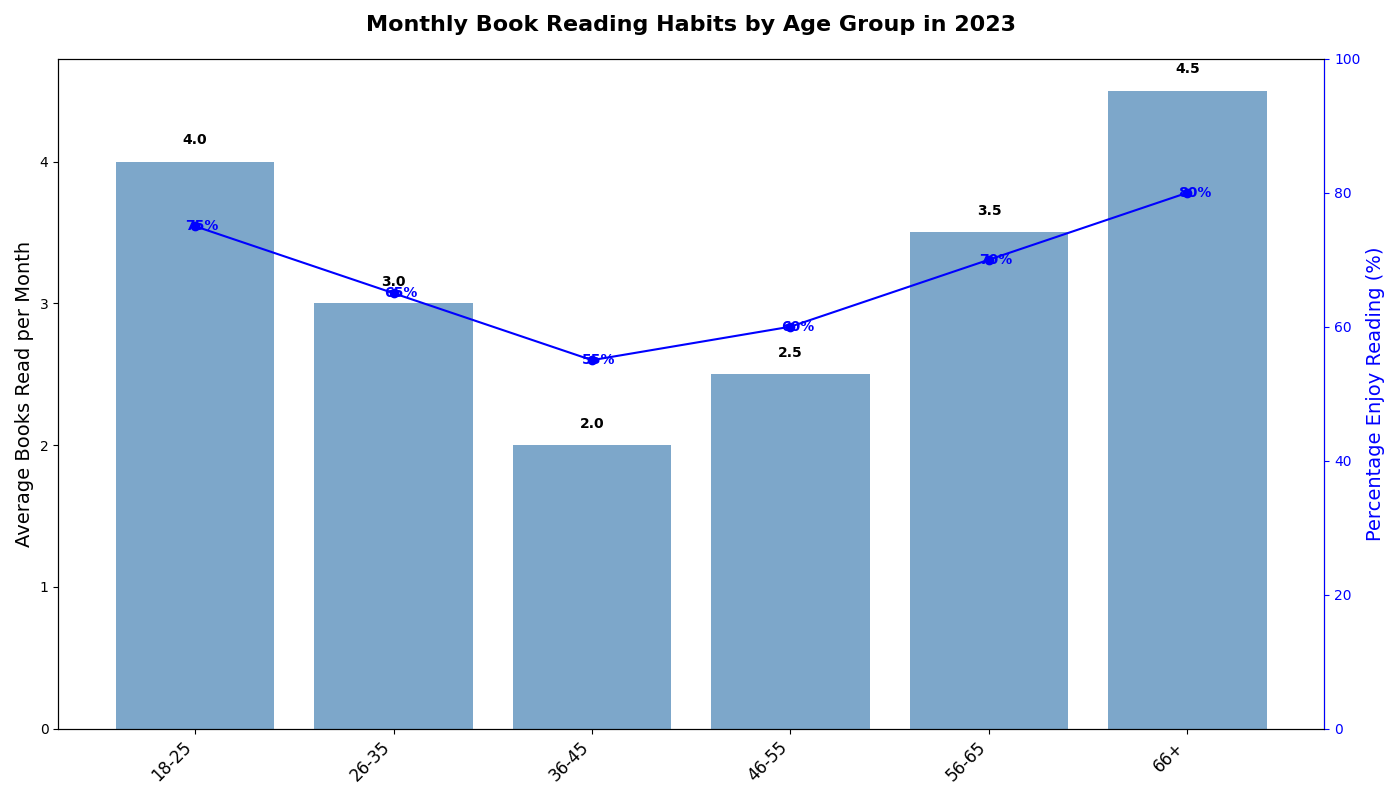

Reproduce this figure in Python.
import matplotlib.pyplot as plt
import numpy as np

# Age groups and their average books read per month
age_groups = ['18-25', '26-35', '36-45', '46-55', '56-65', '66+']
avg_books_read = [4, 3, 2, 2.5, 3.5, 4.5]  # Average books read per month

# Percentage of people in each age group who enjoy reading
enjoy_reading_percentages = [75, 65, 55, 60, 70, 80]  # in %

# Define a single consistent color for the bars
single_color = '#4682B4'

# Create positions for the bars
positions = np.arange(len(age_groups))

# Create the figure and a set of subplots
fig, ax1 = plt.subplots(figsize=(14, 8))

# Plot bar chart with a single color
bars = ax1.bar(positions, avg_books_read, color=single_color, alpha=0.7)
ax1.set_xticks(positions)
ax1.set_xticklabels(age_groups, fontsize=12, rotation=45, ha='right')
ax1.set_ylabel('Average Books Read per Month', fontsize=14, color='black')
ax1.set_title('Monthly Book Reading Habits by Age Group in 2023', fontsize=16, fontweight='bold', pad=20)

# Annotate each bar with its value
for bar in bars:
    yval = bar.get_height()
    ax1.text(bar.get_x() + bar.get_width()/2, yval + 0.1, f'{yval:.1f}', ha='center', va='bottom', fontweight='bold')

# Secondary y-axis for percentage of people who enjoy reading
ax2 = ax1.twinx()
ax2.set_ylabel('Percentage Enjoy Reading (%)', fontsize=14, color='blue')
ax2.plot(positions, enjoy_reading_percentages, color='blue', linestyle='-', marker='o')
ax2.set_ylim(0, 100)
ax2.tick_params(axis='y', colors='blue')
ax2.spines['right'].set_color('blue')

# Annotate each point with the percentage value
for i, (pos, percent) in enumerate(zip(positions, enjoy_reading_percentages)):
    ax2.annotate(f'{percent}%', xy=(pos, percent), xytext=(5, -5), textcoords='offset points', ha='center', va='bottom', color='blue', fontsize=10, fontweight='bold')

# Automatically adjust the layout to prevent overlap
plt.tight_layout()

# Display the chart
plt.show()
